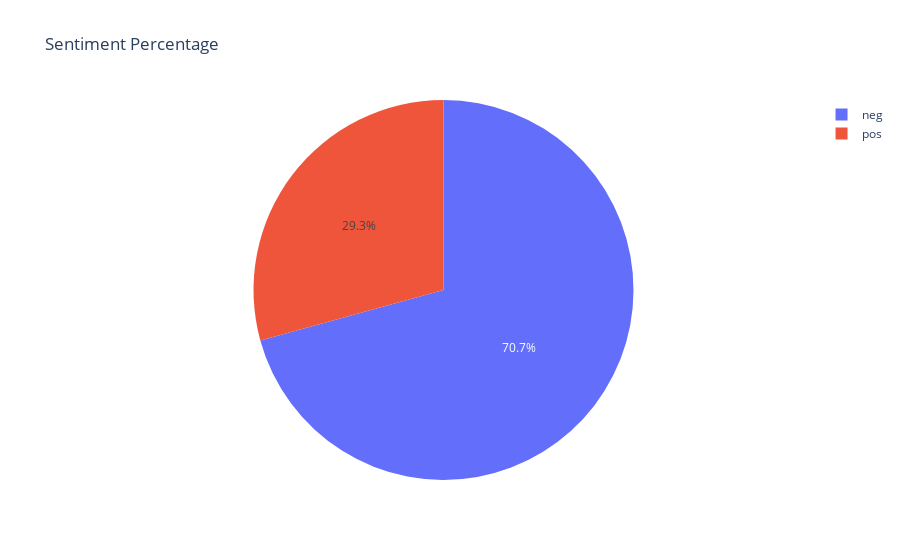

The code cell stored with this chart in its notebook:
### Code cell
import pandas as pd
import plotly.express as px

# Count the number of occurrences of each sentiment
sentiment_counts = df['sentiment'].value_counts()

print(sentiment_counts)
# Calculate the percentage of each sentiment
sentiment_percentages = sentiment_counts / len(df) * 100
print(sentiment_percentages)
# Create the pie chart
fig = px.pie(sentiment_percentages, values=sentiment_percentages.values, 
             names=sentiment_percentages.index, title='Sentiment Percentage')

# Show the chart
fig.show()

### Figure 1 — Plotly figure (JSON) as saved in the notebook; plotly's stock layout.template omitted (floating-point values rounded to 4 significant figures)
{"data": [{"domain": {"x": [0, 1], "y": [0, 1]}, "hovertemplate": "index=%{label}<br>value=%{value}<extra></extra>", "labels": ["neg", "pos"], "legendgroup": "", "name": "", "showlegend": true, "type": "pie", "values": [70.73, 29.27]}], "layout": {"legend": {"tracegroupgap": 0}, "title": {"text": "Sentiment Percentage"}}}
